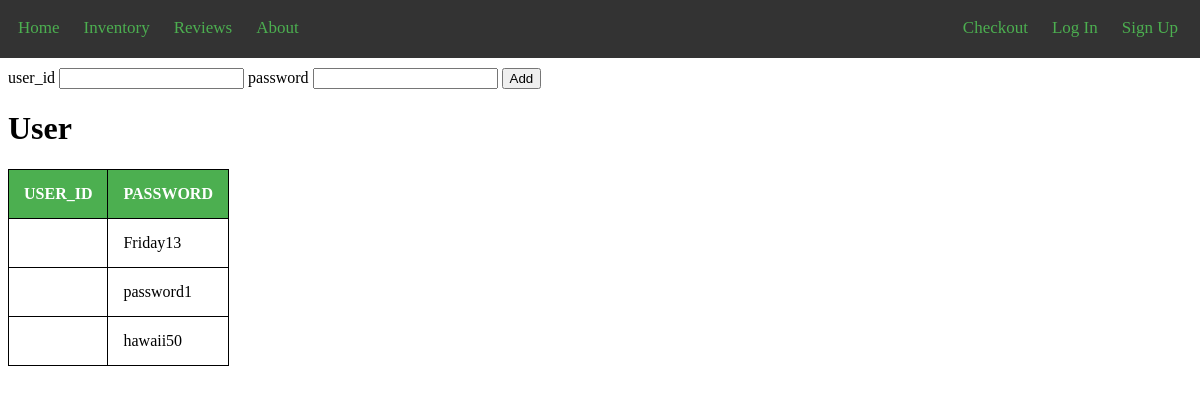
The app's page /cart.php with its own data.
### tables this page shows
CREATE TABLE `User` (
  `ID` int(4) NOT NULL,
  `PASSWORD` text NOT NULL
);

### cart.php (the view, shortened to what this page needs)
<!DOCTYPE html>
<?php
	include 'header.php';
?>
<html>
	<head>
		<link rel="stylesheet" href="main.css">
	</head>
<body>
		<form action="" method="POST">
			<label>user_id</label>
			<input type="text" name="user_id" value = "">
			<label>password</label>
			<input type="type2" name="password" value="">
			<button type="submit" name = "add">Add</button>
		</form>
<?php
	$conn = mysqli_connect(DB_HOST, DB_USER, DB_PASSWORD, DB_NAME);
	$query = "SELECT * FROM User ";
		$result = mysqli_query($conn, $query);
		if(mysqli_num_rows($result) > 0){
	        echo "<h1>User</h1>";
			echo "<table class = 'table' id='t01' border='1'>";
	        echo "<thead>";
				echo "<tr>";
				echo "<th>USER_ID</th>";
				echo "<th>PASSWORD</th>";
				echo "</tr>";
	        echo "</thead>";
	        echo "<tbody>";
	        while($row = mysqli_fetch_array($result)){
						echo "<tr>";
						echo "<td>" . $row['USER_ID'] . "</td>";
						echo "<td>" . $row['PASSWORD'] . "</td>";
						echo "</tr>";
	        }
	        echo "</tbody>";
	        echo "</table>";
	    } else{
			echo "<p class='lead'><em>No records were found.</em></p>";
	    }
?>
</body>
</html>

### main.css (style rules this page uses)
table { border-collapse: collapse; }
table, th, td { border: 1px solid black; }
th, td { padding: 15px; text-align: left; }
th { background-color: #4CAF50; color:white; }

### records on screen
user: PASSWORD "Friday13"
user: PASSWORD "password1"
user: PASSWORD "hawaii50"
